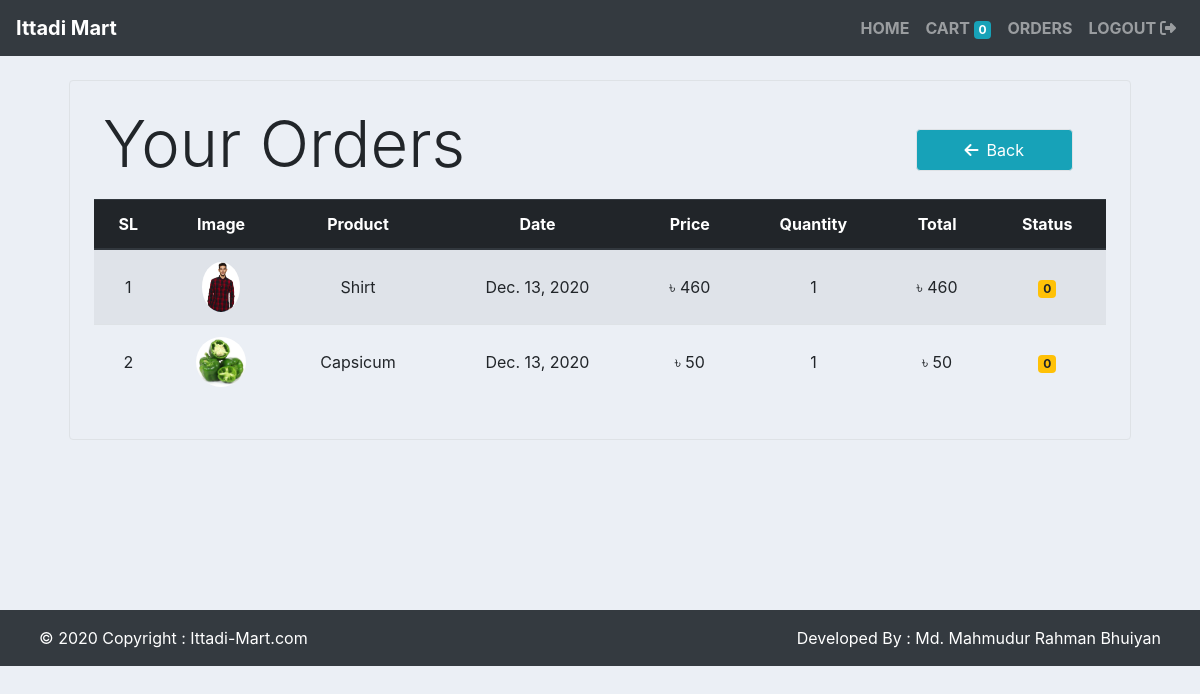
Before: /orders (signed in) with the older database file.
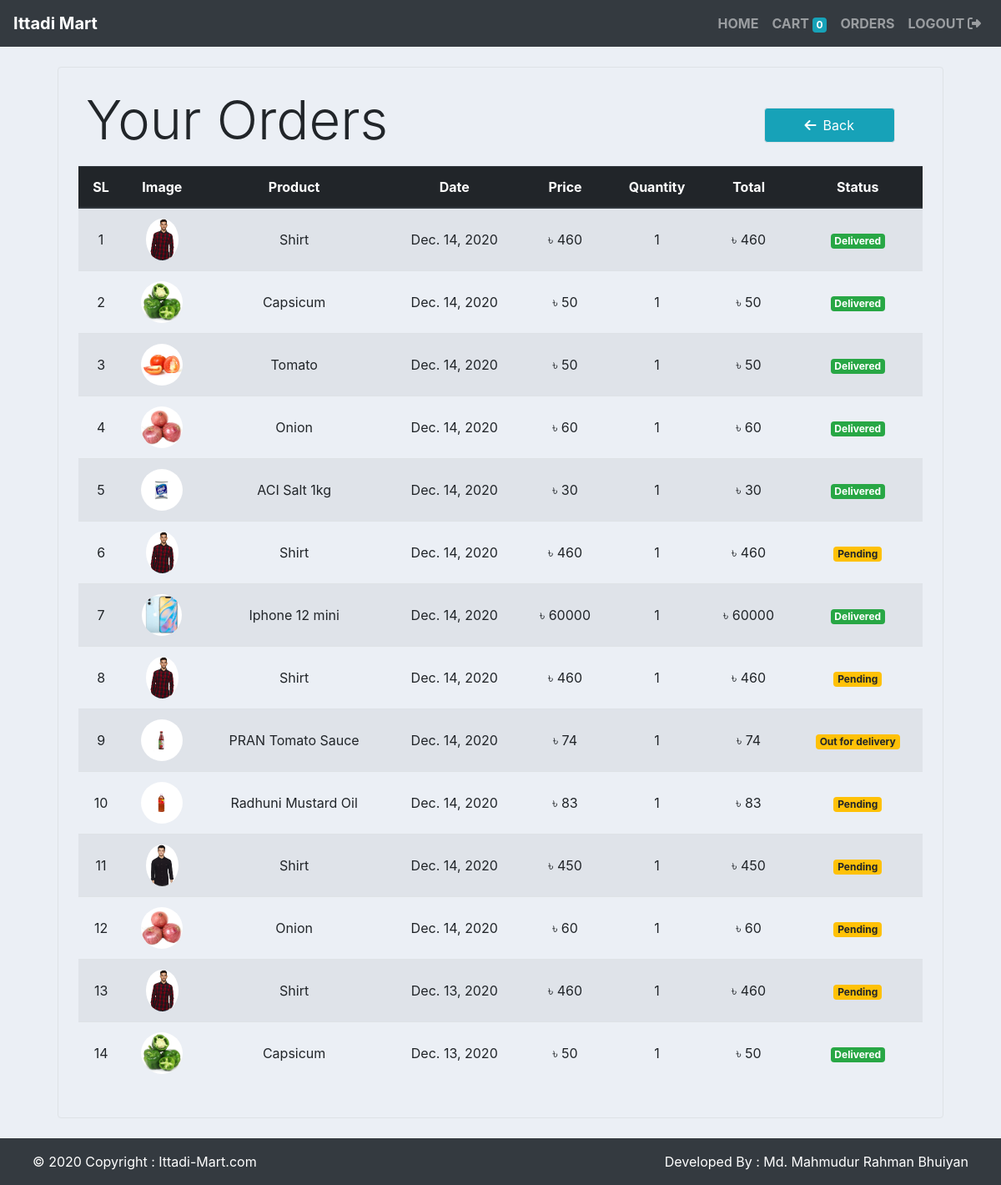
After: the same page with the newer database file.
### store/models/orders.py (models this page shows, shortened)
class Order(models.Model):
    STATUS = (
        ('Pending', 'Pending'),
        ('Out for delivery', 'Out for delivery'),
        ('Delivered', 'Delivered'),
    )
    product = models.ForeignKey(Product,
                                on_delete=models.CASCADE)
    customer = models.ForeignKey(Customer,
                                 on_delete=models.CASCADE)
    quantity = models.IntegerField(default=1)
    price = models.IntegerField()
    address = models.CharField(max_length=50, default='', blank=True)
    phone = models.CharField(max_length=50, default='', blank=True)
    date = models.DateField(default=datetime.datetime.today)
    status = models.CharField(max_length=200, null=True, default='Pending', choices=STATUS)
    def __str__(self):
        return self.customer.first_name
    @staticmethod
    def get_orders_by_customer(customer_id):
        return Order.objects.filter(customer=customer_id).order_by('-date')

### store/models/product.py (models this page shows, shortened)
class Product(models.Model):
    name = models.CharField(max_length=50)
    price = models.IntegerField(default=0)
    category = models.ForeignKey(Category, on_delete=models.CASCADE, default=1)
    description = models.CharField(max_length=200, default='', null=True, blank=True)
    image = models.ImageField(upload_to='uploads/products/')

### store/middlewares/auth.py (the view)
    def middleware(request):
        print(request.session.get('customer'))
        returnUrl = request.META['PATH_INFO']
        print(request.META['PATH_INFO'])
        if not request.session.get('customer'):
           return redirect(f'login?return_url={returnUrl}')
        response = get_response(request)
        return response

### store/templatetags/custom_filter.py (called while the page is built)
@register.filter(name='currency')
def currency(number):
    return "৳ "+str(number)

@register.filter(name='multiply')
def multiply(number, number1):
    return number * number1

### store/views/orders.py (called while the page is built)
    def get(self, request):
        customer = request.session.get('customer')
        orders = Order.get_orders_by_customer(customer)
        total_orders = orders.count()
        delivered = orders.filter(status='Delivered').count()
        pending = orders.filter(status='Pending').count()
        print(orders)
        return render(request, 'orders.html',
                      {'orders': orders, 'total_orders': total_orders, 'delivered': delivered, 'pending': pending})

### store/templates/orders.html
{% extends 'base.html' %}
{% block content %}
{% load cart %}
{% load custom_filter %}
<div class="container" style="min-height: 530px;">
    <div class="border rounded p-4 m-4">
        <div class="row">
            <p class="display-4 pl-4 mr-auto" style="font-size:65px;">Your Orders</p>
            <p class="ml-auto"><a class="btn btn-info border rounded py-2 px-5 mr-5 mt-4" href="./"><i
                    class="fas fa-arrow-left pr-2"></i>Back</a></p>
        </div>
        <table class="table table-hover table-striped">
            <thead class="thead-dark">
            <tr class="text-center align-middle">
                <th>SL</th>
                <th>Image</th>
                <th>Product</th>
                <th>Date</th>
                <th>Price</th>
                <th>Quantity</th>
                <th>Total</th>
                <th>Status</th>
            </tr>
            </thead>
            <tbody>
            {% for order in orders %}
            <tr class="text-center">
                <td class="align-middle">{{forloop.counter}}</td>
                <td class="align-middle"><img style="height: 50px;" class="rounded-circle"
                                              src="{{order.product.image.url}}" alt=""></td>
                <td class="align-middle">{{order.product.name}}</td>
                <td class="align-middle">{{order.date}}</td>
                <td class="align-middle">{{order.price|currency}}</td>
                <td class="align-middle">{{order.quantity}}</td>
                <td class="align-middle">{{order.quantity|multiply:order.price|currency}}</td>
                {% if order.status == 'Delivered' %}
                <td class="align-middle"><small class="badge badge-success">{{order.status}}</small></td>
                {%else%}
                <td class="align-middle"><small class="badge badge-warning">{{order.status}}</small></td>
                {% endif %}
            </tr>
            {% endfor %}
            </tbody>
        </table>
    </div>
</div>
{% endblock %}

### store/templates/base.html (shortened to what this page needs)
<!DOCTYPE html>
{% load static %}
<html lang="en">
<head>
    <link rel="stylesheet" href="https://maxcdn.bootstrapcdn.com/bootstrap/4.0.0/css/bootstrap.min.css"
>
    <link rel="stylesheet" type="text/css" href="{% static 'css/style.css' %}">
</head>
<body>
{% include 'navbar.html' %}
{% block content %}
{% endblock %}
<div class="container-fluid text-white py-3 bg-dark">
    <footer class="page-footer pb-4 mx-4">
        <p class="float-left">&copy; 2020 Copyright : Ittadi-Mart.com</p>
        <p class="float-right">Developed By : <a href="http://mahmudbhuiyan.com/" target="_blank" class="text-white"
                                                style="text-decoration: none;">Md. Mahmudur Rahman Bhuiyan</a></p>
    </footer>
</div>
</body>
</html>

### store/templates/navbar.html (shortened to what this page needs)
<nav class="navbar navbar-expand-lg navbar-dark bg-dark sticky-top font-weight-bold">
    <a class="navbar-brand" href="/">Ittadi Mart</a>
    <div class="collapse navbar-collapse" id="navbarSupportedContent">
        <ul class="navbar-nav ml-auto text-uppercase">
            <li class="nav-item">
                <a class="nav-link" href="./">Home</a>
            </li>
            <li class="nav-item ">
                <a class="nav-link" href="/cart">Cart
                    <span class="badge badge-info">{{request.session.cart.keys|length}}</span>
                </a>
            </li>
            {% if request.session.customer %}
            <li class="nav-item">
                <a class="nav-link" href="/orders">Orders</a>
            </li>
            <li class="nav-item">
                <a class="nav-link" href="/logout">Logout
                    <i class="fas fa-sign-out-alt"></i>
                </a>
            </li>
            {% endif %}
        </ul>
    </div>
</nav>

### store/static/css/style.css (style rules this page uses)
body { background-color: #ebeff5; }

Changed rows visible on the page:
added Order: product.image (picture), product.name "Shirt", date "Dec. 14, 2020", price "৳ 460", quantity "1", quantity|multiply "৳ 460", status "Delivered"
added Order: product.image (picture), product.name "Capsicum", date "Dec. 14, 2020", price "৳ 50", quantity "1", quantity|multiply "৳ 50", status "Delivered"
added Order: product.image (picture), product.name "Tomato", date "Dec. 14, 2020", price "৳ 50", quantity "1", quantity|multiply "৳ 50", status "Delivered"
added Order: product.image (picture), product.name "Onion", date "Dec. 14, 2020", price "৳ 60", quantity "1", quantity|multiply "৳ 60", status "Delivered"
added Order: product.image (picture), product.name "ACI Salt 1kg", date "Dec. 14, 2020", price "৳ 30", quantity "1", quantity|multiply "৳ 30", status "Delivered"
added Order: product.image (picture), product.name "Shirt", date "Dec. 14, 2020", price "৳ 460", quantity "1", quantity|multiply "৳ 460", status "Pending"
added Order: product.image (picture), product.name "Iphone 12 mini", date "Dec. 14, 2020", price "৳ 60000", quantity "1", quantity|multiply "৳ 60000", status "Delivered"
added Order: product.image (picture), product.name "Shirt", date "Dec. 14, 2020", price "৳ 460", quantity "1", quantity|multiply "৳ 460", status "Pending"
added Order: product.image (picture), product.name "PRAN Tomato Sauce", date "Dec. 14, 2020", price "৳ 74", quantity "1", quantity|multiply "৳ 74", status "Out for delivery"
added Order: product.image (picture), product.name "Radhuni Mustard Oil", date "Dec. 14, 2020", price "৳ 83", quantity "1", quantity|multiply "৳ 83", status "Pending"
added Order: product.image (picture), product.name "Shirt", date "Dec. 14, 2020", price "৳ 450", quantity "1", quantity|multiply "৳ 450", status "Pending"
added Order: product.image (picture), product.name "Onion", date "Dec. 14, 2020", price "৳ 60", quantity "1", quantity|multiply "৳ 60", status "Pending"
changed Order (number 13 of 14 on the later page): status "0" → "Pending"
changed Order (number 14 of 14 on the later page): status "0" → "Delivered"
